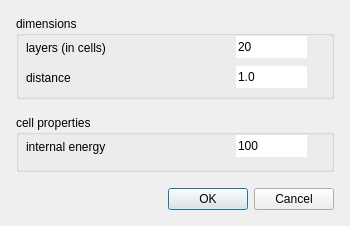
<?xml version="1.0" encoding="UTF-8"?>
<ui version="4.0">
 <class>AddHexagonStructureDialog</class>
 <widget class="QDialog" name="AddHexagonStructureDialog">
  <property name="geometry">
   <rect>
    <x>0</x>
    <y>0</y>
    <width>350</width>
    <height>226</height>
   </rect>
  </property>
  <property name="minimumSize">
   <size>
    <width>350</width>
    <height>226</height>
   </size>
  </property>
  <property name="windowTitle">
   <string>add hexagon structure</string>
  </property>
  <layout class="QGridLayout" name="gridLayout">
   <property name="leftMargin">
    <number>16</number>
   </property>
   <property name="topMargin">
    <number>16</number>
   </property>
   <property name="rightMargin">
    <number>16</number>
   </property>
   <property name="bottomMargin">
    <number>16</number>
   </property>
   <property name="spacing">
    <number>16</number>
   </property>
   <item row="0" column="0">
    <widget class="QGroupBox" name="groupBox">
     <property name="minimumSize">
      <size>
       <width>0</width>
       <height>83</height>
      </size>
     </property>
     <property name="title">
      <string>dimensions</string>
     </property>
     <widget class="QLabel" name="label">
      <property name="geometry">
       <rect>
        <x>10</x>
        <y>24</y>
        <width>201</width>
        <height>16</height>
       </rect>
      </property>
      <property name="text">
       <string>layers (in cells)</string>
      </property>
     </widget>
     <widget class="QLineEdit" name="layersEdit">
      <property name="geometry">
       <rect>
        <x>220</x>
        <y>20</y>
        <width>71</width>
        <height>22</height>
       </rect>
      </property>
      <property name="text">
       <string>20</string>
      </property>
      <property name="frame">
       <bool>false</bool>
      </property>
     </widget>
     <widget class="QLabel" name="label_3">
      <property name="geometry">
       <rect>
        <x>10</x>
        <y>54</y>
        <width>201</width>
        <height>16</height>
       </rect>
      </property>
      <property name="text">
       <string>distance</string>
      </property>
     </widget>
     <widget class="QLineEdit" name="distEdit">
      <property name="geometry">
       <rect>
        <x>220</x>
        <y>50</y>
        <width>71</width>
        <height>22</height>
       </rect>
      </property>
      <property name="text">
       <string>1.0</string>
      </property>
      <property name="frame">
       <bool>false</bool>
      </property>
     </widget>
    </widget>
   </item>
   <item row="1" column="0">
    <widget class="QGroupBox" name="groupBox_2">
     <property name="title">
      <string>cell properties</string>
     </property>
     <widget class="QLabel" name="label_4">
      <property name="geometry">
       <rect>
        <x>10</x>
        <y>24</y>
        <width>201</width>
        <height>16</height>
       </rect>
      </property>
      <property name="text">
       <string>internal energy</string>
      </property>
     </widget>
     <widget class="QLineEdit" name="energyEdit">
      <property name="geometry">
       <rect>
        <x>220</x>
        <y>20</y>
        <width>71</width>
        <height>22</height>
       </rect>
      </property>
      <property name="text">
       <string>100</string>
      </property>
      <property name="frame">
       <bool>false</bool>
      </property>
     </widget>
    </widget>
   </item>
   <item row="2" column="0">
    <widget class="QDialogButtonBox" name="buttonBox">
     <property name="orientation">
      <enum>Qt::Horizontal</enum>
     </property>
     <property name="standardButtons">
      <set>QDialogButtonBox::Cancel|QDialogButtonBox::Ok</set>
     </property>
    </widget>
   </item>
  </layout>
 </widget>
 <resources/>
 <connections>
  <connection>
   <sender>buttonBox</sender>
   <signal>accepted()</signal>
   <receiver>AddHexagonStructureDialog</receiver>
   <slot>accept()</slot>
   <hints>
    <hint type="sourcelabel">
     <x>212</x>
     <y>124</y>
    </hint>
    <hint type="destinationlabel">
     <x>160</x>
     <y>150</y>
    </hint>
   </hints>
  </connection>
  <connection>
   <sender>buttonBox</sender>
   <signal>rejected()</signal>
   <receiver>AddHexagonStructureDialog</receiver>
   <slot>reject()</slot>
   <hints>
    <hint type="sourcelabel">
     <x>294</x>
     <y>129</y>
    </hint>
    <hint type="destinationlabel">
     <x>295</x>
     <y>149</y>
    </hint>
   </hints>
  </connection>
 </connections>
</ui>
